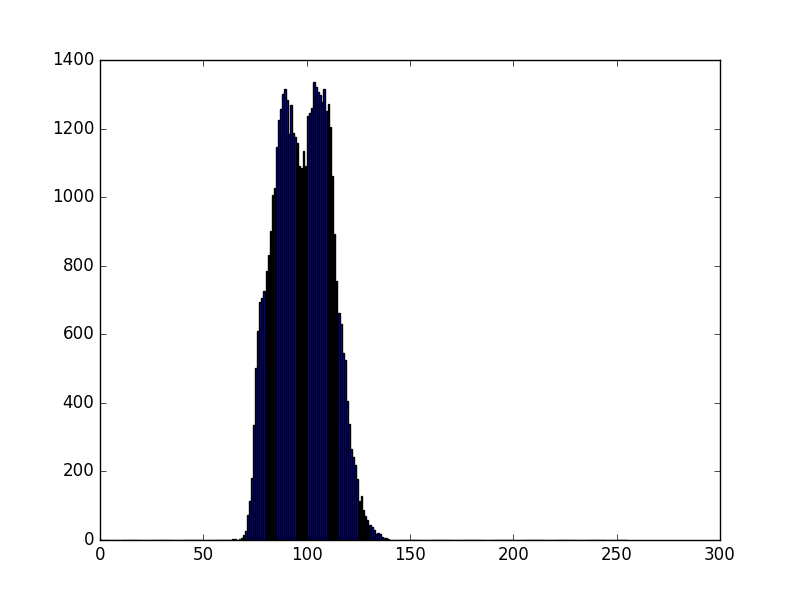

Write Python code to recreate this figure.
import cv2
import numpy as np
import matplotlib.pyplot as plt

img = cv2.imread("imori_dark.jpg").astype(np.float)

plt.hist(img.ravel(), bins=255, rwidth=0.8, range=(0, 255))
plt.savefig("question20.png")
plt.show()
